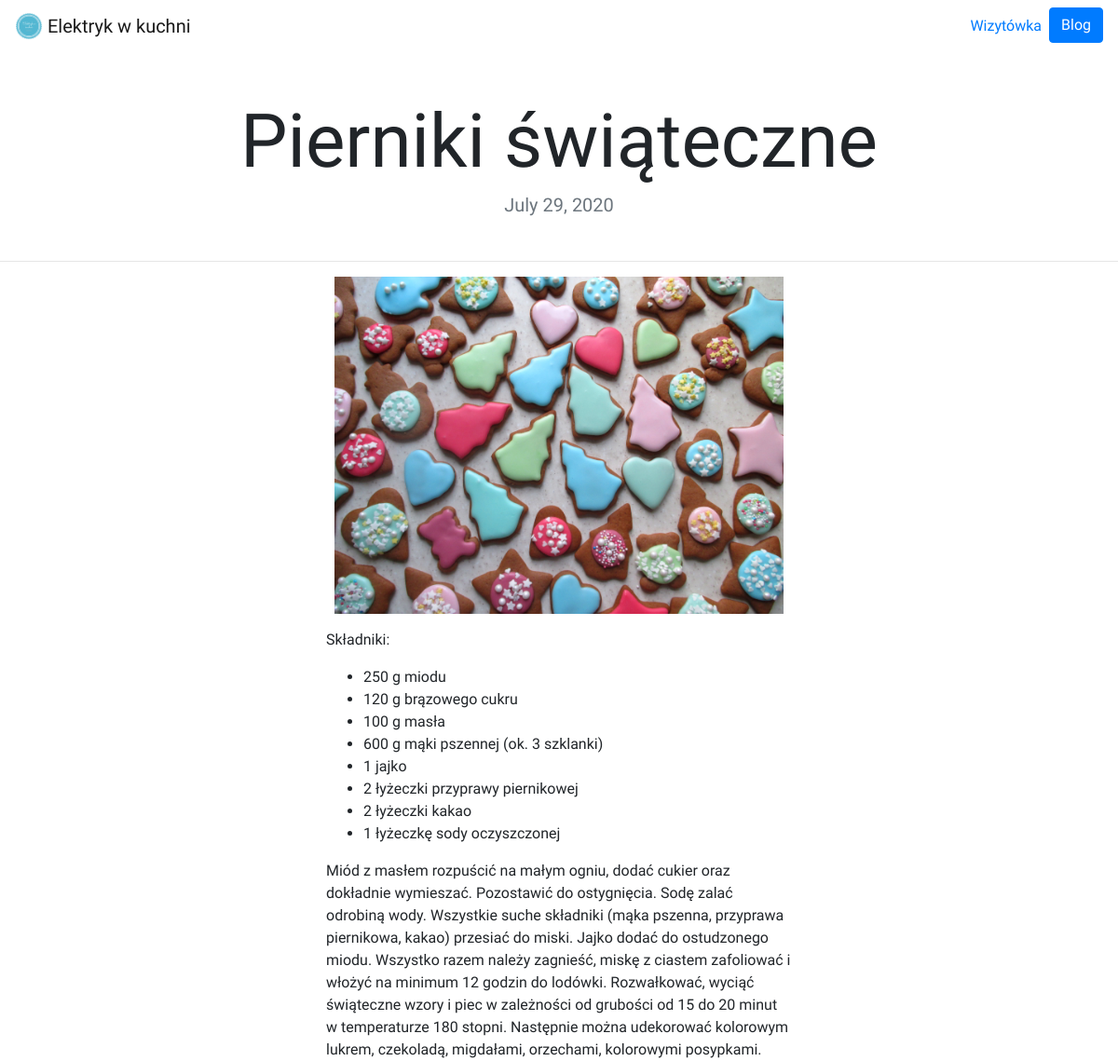
The app's page /blog/2/ with its own data.
### blog/models.py (models this page shows, shortened)
class Blog(models.Model):
    title = models.CharField(max_length=200)
    description = models.TextField()
    date = models.DateField()
    image = models.ImageField(upload_to='blog/images/')

### blog/views.py (the view)
# urls.py: path('<int:blog_id>/', views.detail, name='detail'),
def detail(request, blog_id):
    blog = get_object_or_404(Blog, pk=blog_id) #primary key z bazy danych, to numer wpisu na blogu
    return render(request, 'blog/detail.html',{'blog':blog}) # odwołanie do strony detail.html, blog_id pojawia się w blog-> urls

### blog/templates/blog/detail.html
{% extends 'portfolio/base.html' %}
{% block content %}
<h1 class="text-center mt-5" id="blogdetailtitle">{{ blog.title }}</h1>
<h5 class="text-center text-muted mb-5">{{ blog.date }}</h5>
<hr>
<div class="row justify-content-center my-3">
  <div class="col-5">
    <img src="{{ blog.image.url }}" width=100%>
  </div>
</div>
<div class="mx-auto" style="width: 500px;">
    {{ blog.description|safe }}
</div>
{% endblock %}

### portfolio/static/portfolio/custom.css (style rules this page uses)
body { font-family: 'Sora', sans-serif; }
@media (min-width: 992px) { #blogdetailtitle { font-size: 5rem; } }

### records on screen
Blog: title "Pierniki świąteczne", date "July 29, 2020", image (picture), description "Składniki: 250 g miodu 120 g brązowego cukru 100 g masła 600 g mąki pszennej (ok. 3 szklanki) 1 jajko 2 łyżeczki przyprawy piernikowej 2 łyżeczki kakao 1 łyżeczkę sody oczyszczonej Miód z masłem rozpuścić na małym ogniu, dodać cukier oraz dokładnie wymieszać. Pozostawić do ostygnięcia. Sodę zalać odrobiną wody. Wszystkie suche składniki (mąka pszenna, przyprawa piernikowa, kakao) przesiać do miski. Jajko dodać do ostudzonego miodu. Wszystko razem należy zagnieść, miskę z ciastem zafoliować i włożyć na minimum 12 godzin do lodówki. Rozwałkować, wyciąć świąteczne wzory i piec w zależności od grubości od 15 do 20 minut w temperaturze 180 stopni. Następnie można udekorować kolorowym lukrem,…"
